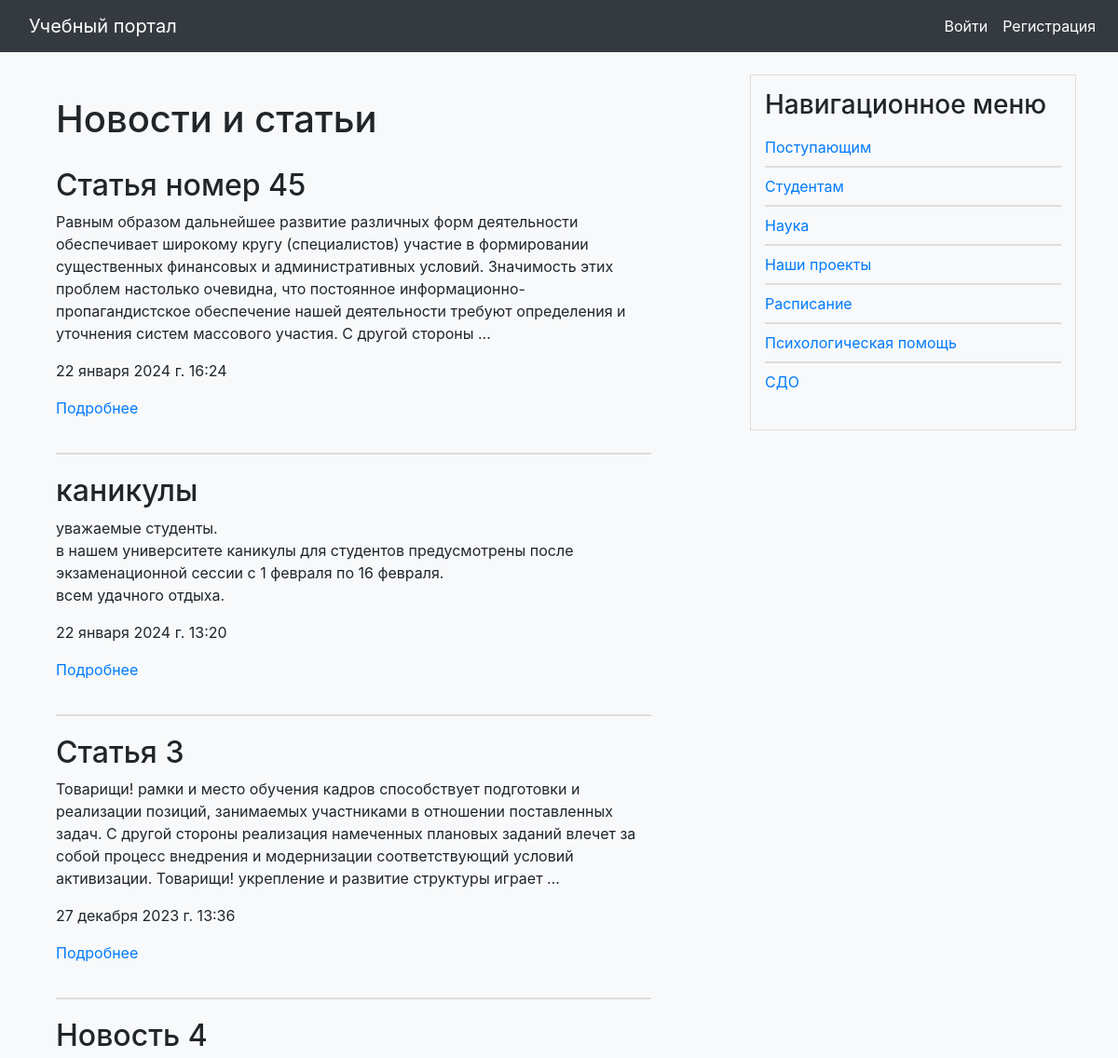
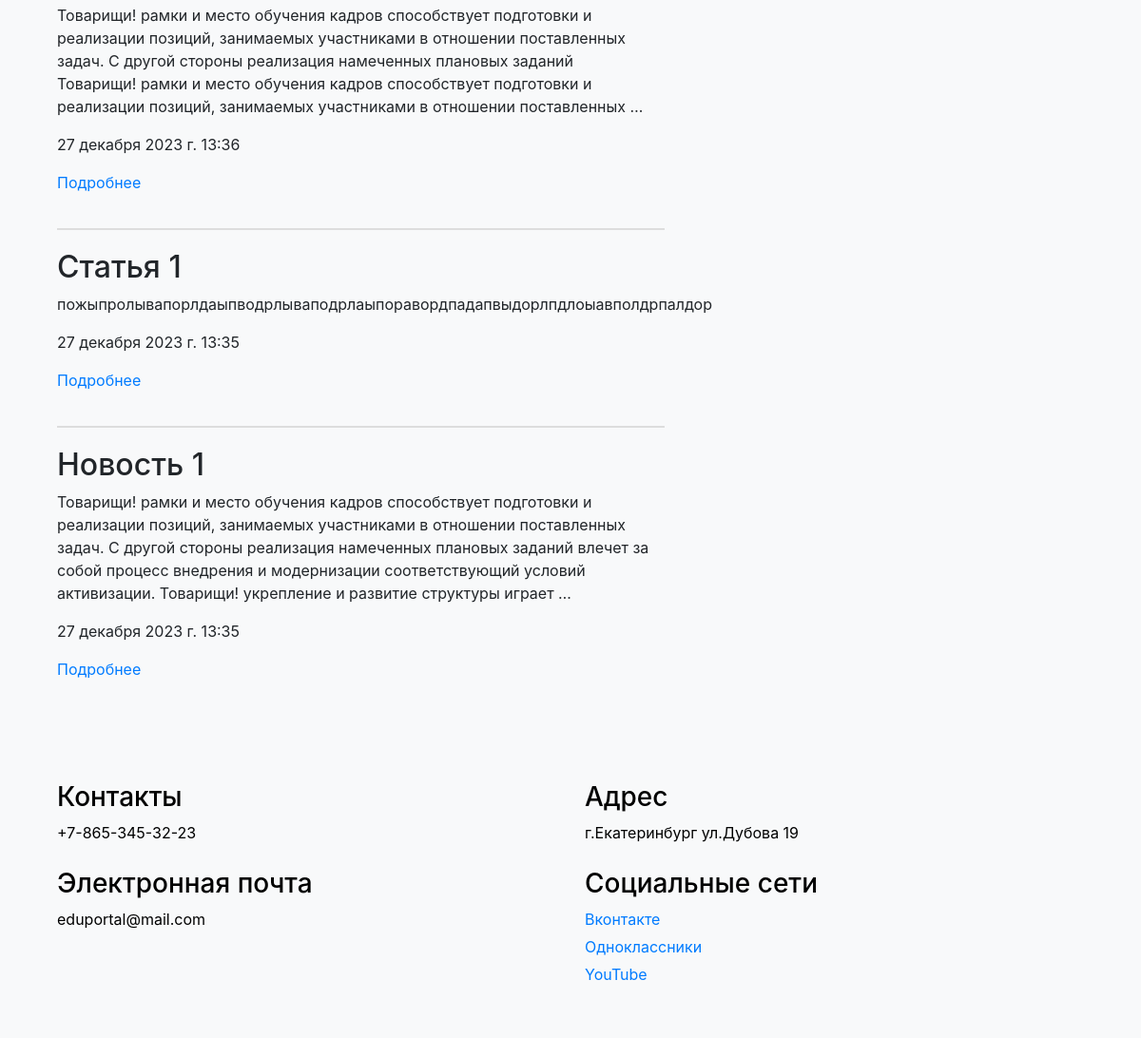
The page / on the database its author committed (2 pictures, top to bottom).
### portal/models.py (models this page shows, shortened)
class ArticlesAndNews(models.Model):
    class Status(models.IntegerChoices):
        DRAFT = 0, 'Черновик'
        PUBLISHED = 1, 'Опубликовано'
    class Meta:
        verbose_name = 'Статьи и новости'
        verbose_name_plural = 'Статьи и новости'
        ordering = ['-time_create']
        indexes = [
            models.Index(fields=['-time_create']),
        ]
    title = models.CharField(max_length=255, verbose_name='Заголовок')
    slug = models.SlugField(max_length=255, unique=True, db_index=True, verbose_name='Slug',
                            validators=[
                                MinLengthValidator(5, message="Минимум 5 символов"),
                                MaxLengthValidator(100, message="Максимум 100 символов")
                            ])
    file = models.FileField(upload_to='file/%Y/%m/%d/', default=None,
                            blank=True, null=True, verbose_name='Файлы')
    photo = models.ImageField(upload_to='photos/%Y/%m/%d/', default=None,
                              blank=True, null=True, verbose_name='Фото')
    content = models.TextField(blank=True, verbose_name='Текст статьи')
    time_create = models.DateTimeField(auto_now_add=True, verbose_name='Время создания')
    time_update = models.DateTimeField(auto_now=True, verbose_name='Время изменения')
    is_published = models.BooleanField(choices=tuple(map(lambda x: (bool(x[0]), x[1]), Status.choices)),
                                       default=Status.DRAFT, verbose_name="Статус")
    cat = models.ForeignKey('Category', on_delete=models.PROTECT, related_name='posts', verbose_name='Категории',
                            default=None)
    objects = models.Manager()
    published = PublishedManager()
    def get_absolute_url(self):
        return reverse('post', kwargs={'post_slug': self.slug})

class ShowInfo(models.Model):
    class Meta:
        verbose_name = 'Основная информация'
        verbose_name_plural = 'Основная информация'
    title = models.CharField(max_length=255, verbose_name='Заголовок')
    slug = models.SlugField(max_length=255, unique=True, db_index=True, verbose_name='Slug')
    photo = models.ImageField(upload_to='photos/info', default=None,
                              blank=True, null=True, verbose_name='Фото')
    file = models.FileField(upload_to='file/%Y/%m/%d/', default=None,
                            blank=True, null=True, verbose_name='Файлы')
    content = models.TextField(blank=True, verbose_name='Текст статьи')
    def get_absolute_url(self):
        return reverse('show_info', kwargs={'info_slug': self.slug})

### portal/views.py (the view)
# urls.py: path('', views.PortalHome.as_view(), name='home'),
class PortalHome(ListView):
    model = ArticlesAndNews
    template_name = 'portal/index.html'
    context_object_name = 'posts'
    extra_context = {
        'title': 'Главная страница'
    }
    def get_queryset(self):
        return ArticlesAndNews.published.all()

### portal/context_processors.py (called while the page is built)
def get_portal_context(request):
    navigate = ShowInfo.objects.all()
    return {'navigate': navigate}

### portal/models.py (called while the page is built)
    def get_queryset(self):
        return super().get_queryset().filter(is_published=ArticlesAndNews.Status.PUBLISHED)

### portal/templates/portal/index.html (shortened to what this page needs)
{% extends 'base.html' %}
{% block content %}
<div class="container mt-4 content">
    <div class="row">
        <div class="col-md-11">
            <h1>Новости и статьи</h1>
            <ul class="article-list">
                {% for p in posts %}
                <li class="article-list-item">
                    <div class="article-content">
                        <h2>{{ p.title }}</h2>
                        <div class="article-text">
                            {% autoescape off %}
                            {{p.content|linebreaks|truncatewords:40}}
                            {% endautoescape %}
                            <p>{{ p.time_create }}</p>
                        </div>
                        <p><a href="{{ p.get_absolute_url }}">Подробнее</a></p>
                    </div>
                </li>
                {% endfor %}
            </ul>
        </div>
    </div>
</div>
{% endblock %}

### templates/base.html (shortened to what this page needs)
{% load static %}
<!DOCTYPE html>
<html lang="en">
<head>
    <link rel="stylesheet" href="https://stackpath.bootstrapcdn.com/bootstrap/4.3.1/css/bootstrap.min.css">
    <link rel="stylesheet" href="https://cdn.jsdelivr.net/npm/bootstrap-icons@1.10.5/font/bootstrap-icons.css">
    <link type="text/css" href="{% static 'portal/css/styles.css' %}" rel="stylesheet" />
</head>
<body>
<nav class="navbar navbar-expand-lg navbar-dark bg-dark fixed-top navbar-custom">
    <a class="navbar-brand" href="/">Учебный портал</a>
    <div class="collapse navbar-collapse" id="navbarNav">
    <ul class="navbar-nav ml-auto">
        {% if user.is_authenticated %}
            {% if request.user.cat_user_id == 3 %}
                <li class="nav-item">
                    <a class="nav-link" href="addpage/">Добавить статью</a>
                </li>
            {% endif %}
            <li class="nav-item">
                <a class="nav-link" href="{% url 'users:profile' %}">{{ user.username }}</a>
            </li>
            <li class="nav-item">
                <a class="nav-link" href="{% url 'education:personal-area' %}">Личный кабинет</a>
            </li>
            <li class="nav-item">
                <a class="nav-link" href="{% url 'users:logout' %}">Выйти</a>
            </li>
        {% else %}
            <li class="nav-item">
                <a class="nav-link" href="{% url 'users:login' %}">Войти</a>
            </li>
            <li class="nav-item">
                <a class="nav-link" href="{% url 'users:register' %}">Регистрация</a>
            </li>
        {% endif %}
    </ul>
</div>
</nav>
<div class="container mt-4">
    <div class="row">
        <div class="col-md-8">
            {% block content %}
            {% endblock %}
        </div>
        <div class="col-md-4">
            <div class="nav-block">
                <h3>Навигационное меню</h3>
                <ul>
                    {% if request.resolver_match.namespace == 'education' %}
                        {% if request.user.cat_user_id == 1 %}
                            {% if request.user.group_stud %}
                                <li><a href="{% url 'education:my_group' %}">Моя группа</a></li>
                            {% endif %}
                            <li><a href="{% url 'education:for_students' %}">Для студентов</a></li>
                            <li><a href="{% url 'education:tests' %}">Тесты</a></li>
                            <li><a href="{% url 'education:library' %}">Библиотека</a></li>
                        {% elif request.user.cat_user_id == 2 %}
                            {% if request.user.group_stud %}
                                <li><a href="{% url 'education:my_group' %}">Моя группа</a></li>
                            {% endif %}
                            <li><a href="{% url 'education:for_teacher' %}">Для преподавателей</a></li>
                            <li><a href="{% url 'education:tests' %}">Тесты</a></li>
                            <li><a href="{% url 'education:library' %}">Библиотека</a></li>
                        {% endif %}
                    {% else %}
                        {% for n in navigate %}
                            <li><a href="{{ n.get_absolute_url }}">{{ n.title }}</a></li>
                        {% endfor %}
                    {% endif %}
                </ul>
            </div>
        </div>
    </div>
</div>
<div class="container mt-4">
    <div class="footer">
    <div class="container">
        <div class="row">
            <div class="col-md-6">
                <h3>Контакты</h3>
                <p>+7-865-345-32-23</p>
            </div>
            <div class="col-md-6">
                <h3>Адрес</h3>
                <p>г.Екатеринбург
                ул.Дубова 19</p>
            </div>
            <div class="col-md-6">
                <h3>Электронная почта</h3>
                <p>eduportal@mail.com</p>
            </div>
            <div class="col-md-6">
                <h3>Социальные сети</h3>
                <p><a href="#">Вконтакте</a></p>
                <p><a href="#">Одноклассники</a></p>
                <p><a href="#">YouTube</a></p>
            </div>
        </div>
    </div>
</div>
</body>
</html>

### portal/static/portal/css/styles.css (style rules this page uses)
body { padding-top: 56px; background-color: #f8f9fa; }
.navbar-custom { background-color: #343a40; }
.navbar-custom , .navbar-custom .navbar-text { color: #ffffff; }
.navbar-brand { color: #ffffff; margin-left: 15px; }
.navbar-custom .navbar-nav .nav-link { color: #ffffff; }
.nav-block { background-color: #f8f9fa; padding: 15px; border: 1px solid #ddd; }
.nav-block ul { padding: 0; list-style-type: none; }
.nav-block li { border-top: 1px solid #ddd; border-bottom: 1px solid #ddd; margin: 0; padding: 8px 0; }
.nav-block li:first-child { border-top: none; }
.nav-block li:last-child { border-bottom: none; }
.footer { background-color: #f8f9fa; color: black; padding: 30px 0; width: 100%; }
.footer .row { display: flex; justify-content: space-between; flex-wrap: wrap; }
.footer .col-md-6 { margin-bottom: 20px; }
.footer .col-md-6 p { margin-bottom: 5px; }
.article-list { list-style-type: none; padding: 0; }
.article-list-item { border-top: 1px solid #ddd; border-bottom: 1px solid #ddd; margin: 0; padding: 20px 0; }
.article-list-item:first-child { border-top: none; }
.article-list-item:last-child { border-bottom: none; }
.article-list-item { display: flex; }
.article-text { flex-grow: 1; }

### rows shown on the page
ArticlesAndNews: title "Статья номер 45", content "Равным образом дальнейшее развитие различных форм деятельности обеспечивает широкому кругу (специалистов) участие в формировании существенных финансовых и административных условий. Значимость этих проблем настолько очевидна, что постоянное информационно-пропагандистское обеспечение нашей деятельности требуют определения и уточнения систем массового участия. С другой стороны …", time_create "22 января 2024 г. 16:24"
ArticlesAndNews: title "каникулы", content "уважаемые студенты. в нашем университете каникулы для студентов предусмотрены после экзаменационной сессии с 1 февраля по 16 февраля. всем удачного отдыха.", time_create "22 января 2024 г. 13:20"
ArticlesAndNews: title "Статья 3", content "Товарищи! рамки и место обучения кадров способствует подготовки и реализации позиций, занимаемых участниками в отношении поставленных задач. С другой стороны реализация намеченных плановых заданий влечет за собой процесс внедрения и модернизации соответствующий условий активизации. Товарищи! укрепление и развитие структуры играет …", time_create "27 декабря 2023 г. 13:36"
ArticlesAndNews: title "Новость 4", content "Товарищи! рамки и место обучения кадров способствует подготовки и реализации позиций, занимаемых участниками в отношении поставленных задач. С другой стороны реализация намеченных плановых заданий Товарищи! рамки и место обучения кадров способствует подготовки и реализации позиций, занимаемых участниками в отношении поставленных …", time_create "27 декабря 2023 г. 13:36"
ArticlesAndNews: title "Статья 1", content "пожыпролывапорлдаыпводрлываподрлаыпоравордпадапвыдорлпдлоыавполдрпалдор", time_create "27 декабря 2023 г. 13:35"
ArticlesAndNews: title "Новость 1", content "Товарищи! рамки и место обучения кадров способствует подготовки и реализации позиций, занимаемых участниками в отношении поставленных задач. С другой стороны реализация намеченных плановых заданий влечет за собой процесс внедрения и модернизации соответствующий условий активизации. Товарищи! укрепление и развитие структуры играет …", time_create "27 декабря 2023 г. 13:35"
ShowInfo: title "Поступающим"
ShowInfo: title "Студентам"
ShowInfo: title "Наука"
ShowInfo: title "Наши проекты"
ShowInfo: title "Расписание"
ShowInfo: title "Психологическая помощь"
ShowInfo: title "СДО"
